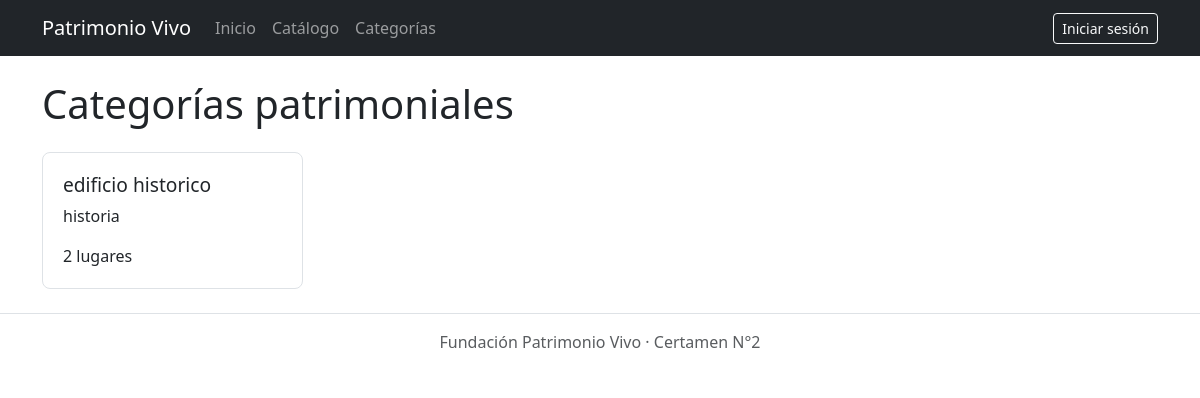
Page /categorias/ on the committed database.
### core/models.py (models this page shows, shortened)
class Categoria(models.Model):
    id = models.BigAutoField(primary_key=True)
    nombre = models.CharField(max_length=100)
    descripcion = models.TextField(blank=True)

### core/views.py (the view)
# urls.py: path('categorias/', views.lista_categorias, name='categorias'),
def lista_categorias(request):
    categorias = Categoria.objects.annotate(total=Count('lugares'))
    return render(request, 'core/categorias.html', {'categorias': categorias})

### core/templates/core/categorias.html (shortened to what this page needs)
{% extends 'core/base.html' %}
{% block content %}
    <h1 class="mb-4">Categorías patrimoniales</h1>
    <div class="categorias-lista">
        {% for categoria in categorias %}
            <a href="{% url 'catalogo' %}?categoria={{ categoria.pk }}" class="categoria-item">
                <h2>{{ categoria.nombre }}</h2>
                <p>{{ categoria.descripcion }}</p>
                <span>{{ categoria.total }} lugar{{ categoria.total|pluralize:"es" }}</span>
            </a>
        {% empty %}
            <p>Aún no hay categorías registradas.</p>
        {% endfor %}
    </div>
{% endblock %}

### core/static/core/css/estilos.css (style rules this page uses)
.categorias-lista { display: grid; grid-template-columns: repeat(auto-fill, minmax(260px, 1fr)); gap: 1.5rem; }
.categoria-item { display: block; padding: 1.25rem; border: 1px solid #dee2e6; border-radius: 0.5rem; color: inherit; text-decoration: none; }
.categoria-item h2 { font-size: 1.2rem; margin: 0 0 0.5rem; }

### rows in the picture
Categoria: nombre "edificio historico", descripcion "historia", total "2"
